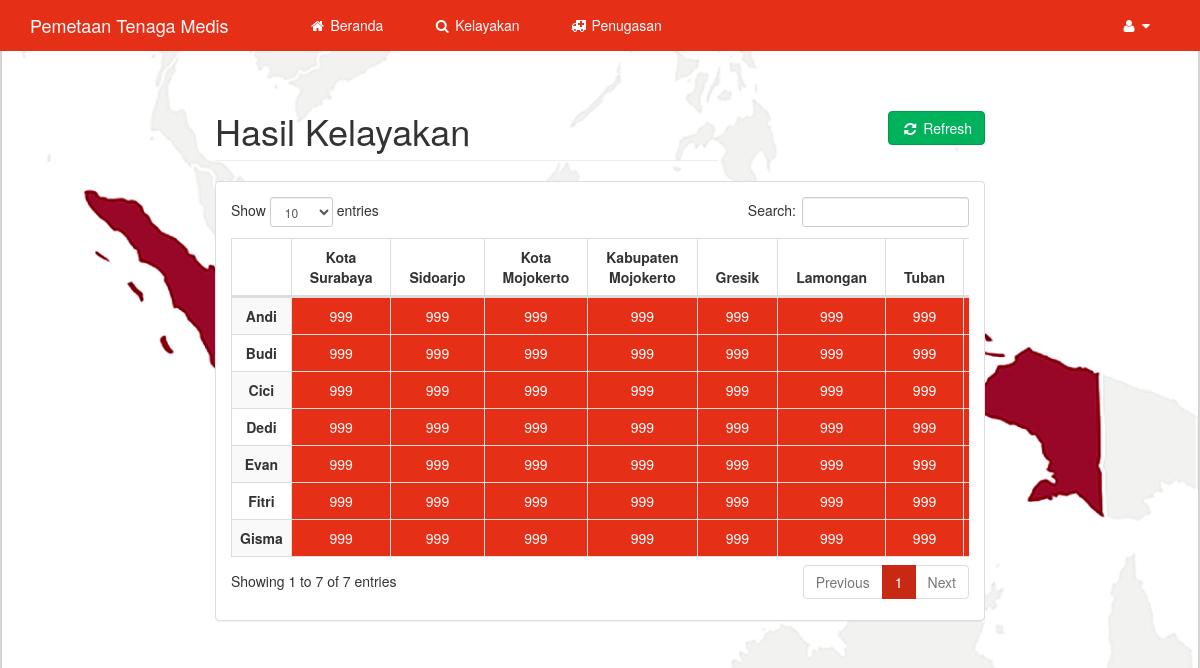
The page /index.php/compute on the database its author committed.
### tables this page shows
CREATE TABLE IF NOT EXISTS `kab_kota` (
  `id_kota` int(10) NOT NULL,
  `nama_kota` varchar(20) NOT NULL
);

CREATE TABLE IF NOT EXISTS `tenaga_medis` (
  `id_tenaga_medis` int(10) NOT NULL,
  `id_kota` int(10) DEFAULT NULL,
  `id_psm` int(10) DEFAULT NULL,
  `nama_tenaga_medis` varchar(50) NOT NULL
);

### application/controllers/Compute.php (called while the page is built, shortened)
<?php
class Compute extends CI_Controller
{
	public function __construct()
	{
		$this->Doctor = null;
		$this->City = null;
		$this->DoctorXCity = null;
	}
	private function getDoctor()
	{
		$this->load->model('tenaga_medis_model');
		$this->Doctor = $this->tenaga_medis_model->getAllID();
	}
	private function getCity()
	{
		$this->load->model('kab_kota_model');
		$this->City = $this->kab_kota_model->getAllID();
	}
	public function index()
	{
		$this->getDoctor();
		$this->getCity();
		foreach($this->Doctor as $row)
		{
			foreach($this->City as $col)
			{
				$this->DoctorXCity[$row->id][$col->id] = 999;
			}
		}
		$this->load->model('assignment');
		$this->load->model('biaya_model');
		$assignment = $this->assignment->get();
		foreach($assignment as $row)
		{
			if($row->value)
			{
				$value = $this->biaya_model->getValue($row->id_t, $row->id_k);
				if($value == NULL) $value = 999;
				else $value = $value->biaya;
				$this->DoctorXCity[$row->id_t][$row->id_k] = $value;
			}
		}
		$data['assignment'] = $this->DoctorXCity;
		$this->load->model('tenaga_medis_model');
		foreach($this->Doctor as $row)
		{
			$id = $row->id;
			$row->id = $this->tenaga_medis_model->getNama($id)->nama;
		}
		$data['doctor'] = $this->Doctor;
		$this->load->model('kab_kota_model');
		foreach($this->City as $row)
		{
			$id = $row->id;
			$row->id = $this->kab_kota_model->getNama($id)->nama;
		}
		$data['city'] = $this->City;
		$this->load->view('header');
		$this->load->view('feasible', $data);
		$this->load->view('footer');
	}
}

### index.php (called while the page is built, shortened)
<?php
require_once BASEPATH.'core/CodeIgniter.php';

### application/models/Kab_kota_model.php (called while the page is built, shortened)
<?php
class Kab_kota_model extends CI_Model
{
	public function getAllID()
	{
		$this->db->select('id_kota as id');
		$this->db->from('kab_kota');
		$data = $this->db->get();
		return $data->result();
	}
	public function getNama($id)
	{
		$this->db->select('nama_kota as nama');
		$this->db->from('kab_kota');
		$this->db->where('id_kota', $id);
		$data = $this->db->get();
		return $data->row();
	}
}

### application/models/Tenaga_medis_model.php (called while the page is built, shortened)
<?php
class Tenaga_medis_model extends CI_Model
{
	public function getAllID()
	{
		$this->db->select('id_tenaga_medis as id');
		$this->db->from('tenaga_medis');
		$data = $this->db->get();
		return $data->result();
	}
	public function getNama($id)
	{
		$this->db->select('nama_tenaga_medis as nama');
		$this->db->from('tenaga_medis');
		$this->db->where('id_tenaga_medis', $id);
		$data = $this->db->get();
		return $data->row();
	}
}

### application/models/assignment.php (called while the page is built, shortened)
<?php
class Assignment extends CI_Model
{
	public function get()
	{
		$this->db->select('tenaga_medis.id_tenaga_medis as id_t, kab_kota.id_kota as id_k, assignment.assignment as value');
		$this->db->from('assignment, tenaga_medis, kab_kota');
		$this->db->where('tenaga_medis.id_tenaga_medis = assignment.id_tenaga_medis and kab_kota.id_kota = assignment.id_kota');
		$data = $this->db->get();
		return $data->result();
	}
}

### application/views/feasible.php (the view, shortened to what this page needs)
<div class="col-lg-8 col-lg-offset-2" id="page-content">
    <div class="row">
        <div class="col-lg-8">
            <h1 class="page-header">Hasil Kelayakan</h1>
        </div>
		<div class="col-lg-4 text-right">
			<br/>
			<br/>
			<a href="<?php echo site_url("compute/main") ?>" class="btn btn-success" role="button">
				<i class="fa fa-refresh fa-fw"></i>
				Refresh
			</a>
		</div>
    </div>
    <div class="row">
        <div class="col-lg-12">
            <div class="panel panel-default">
                <div class="panel-body">
                    <div class="dataTable_wrapper" style="overflow:auto">
                        <table class="table table-striped table-bordered table-hover" id="dataTables-example">
                            <thead>
                                <tr>
                                    <?php
										echo "<th></th>";
										if($city != null)
										{
											foreach($city as $row)
											{
												echo '<th class="text-center '.$row->id.'">';
												echo $row->id;
												echo "</th>";
											}
										}
									?>
                                </tr>
                            </thead>
                            <tbody>
								<?php
									$crow = 1;
									if($doctor != null)
									{
										foreach($doctor as $row)
										{
											echo '<tr class="'.$row->id.'">';
											echo "<th class='text-center'>";
											echo $row->id;
											echo "</th>";
											$ccol = 1;
											if($city != null)
											{
												foreach($city as $col)
												{
													$result = $assignment[$crow][$ccol++];
													if($result == 999)
													{
														echo '<td class="text-center '.$row->id.' '.$col->id.'" style="background-color:#E62F17; color:white">';
													}
													else
													{
														echo '<td class="text-center '.$row->id.' '.$col->id.'" style="background-color:#19FF8E">';
													}
													echo $result;
													echo "</td>";
												}
											}
											$crow++;
											echo "</tr>";
										}
									}
								?>
                            </tbody>
                        </table>
                    </div>
                </div>
            </div>
        </div>
    </div>
</div>

### application/views/header.php (shortened to what this page needs)
<!DOCTYPE html>
<html lang="en">
<head>
    <link href="<?php echo base_url() ?>assets/css/bootstrap.min.css" rel="stylesheet">
    <link href="<?php echo base_url() ?>assets/css/metisMenu.min.css" rel="stylesheet">
    <link href="<?php echo base_url() ?>assets/css/dataTables.bootstrap.css" rel="stylesheet">
    <link href="<?php echo base_url() ?>assets/css/dataTables.responsive.css" rel="stylesheet">
    <link href="<?php echo base_url() ?>assets/css/font-awesome.min.css" rel="stylesheet" type="text/css">
</head>
<body>
<body>
    <nav class="navbar navbar-inverse navbar-static-top" role="navigation">
        <div class="container">
            <div class="navbar-header">
                <a href="<?=site_url("beranda")?>" class="navbar-brand">Pemetaan Tenaga Medis</a>
            </div>
            <div class="collapse navbar-collapse">
                <ul class="nav navbar-nav">
                    <li><a href="<?=site_url("beranda")?>">
                        <i class="fa fa-home fa-fw"></i> Beranda
                    </a></li>
					<li><a href="<?=site_url("compute")?>">
                        <i class="fa fa-search fa-fw"></i> Kelayakan
                    </a></li>
					<li><a href="<?=site_url("solution")?>">
                        <i class="fa fa-ambulance fa-fw"></i> Penugasan
                    </a></li>
                </ul>
                <ul class="nav navbar-nav navbar-right">
                    <li class="dropdown">
                        <a class="dropdown-toggle" data-toggle="dropdown" href="#">
                            <i class="fa fa-user fa-fw"></i> <?=$this->session->userdata('username')?> <i class="fa fa-caret-down"></i>
                        </a>
                    </li>
                </ul>
            </div>
        </div>
    </nav>

### application/views/footer.php (shortened to what this page needs)
</body>
</html>

### rows shown on the page
kab_kota: id_kota+nama_kota "Kota Surabaya", result "999"
kab_kota: id_kota+nama_kota "Sidoarjo", result "999"
kab_kota: id_kota+nama_kota "Kota Mojokerto", result "999"
kab_kota: id_kota+nama_kota "Kabupaten Mojokerto", result "999"
kab_kota: id_kota+nama_kota "Gresik", result "999"
kab_kota: id_kota+nama_kota "Lamongan", result "999"
kab_kota: id_kota+nama_kota "Tuban", result "999"
tenaga_medis: id_tenaga_medis+nama_tenaga_medis "Andi"
tenaga_medis: id_tenaga_medis+nama_tenaga_medis "Budi"
tenaga_medis: id_tenaga_medis+nama_tenaga_medis "Cici"
tenaga_medis: id_tenaga_medis+nama_tenaga_medis "Dedi"
tenaga_medis: id_tenaga_medis+nama_tenaga_medis "Evan"
tenaga_medis: id_tenaga_medis+nama_tenaga_medis "Fitri"
tenaga_medis: id_tenaga_medis+nama_tenaga_medis "Gisma"
